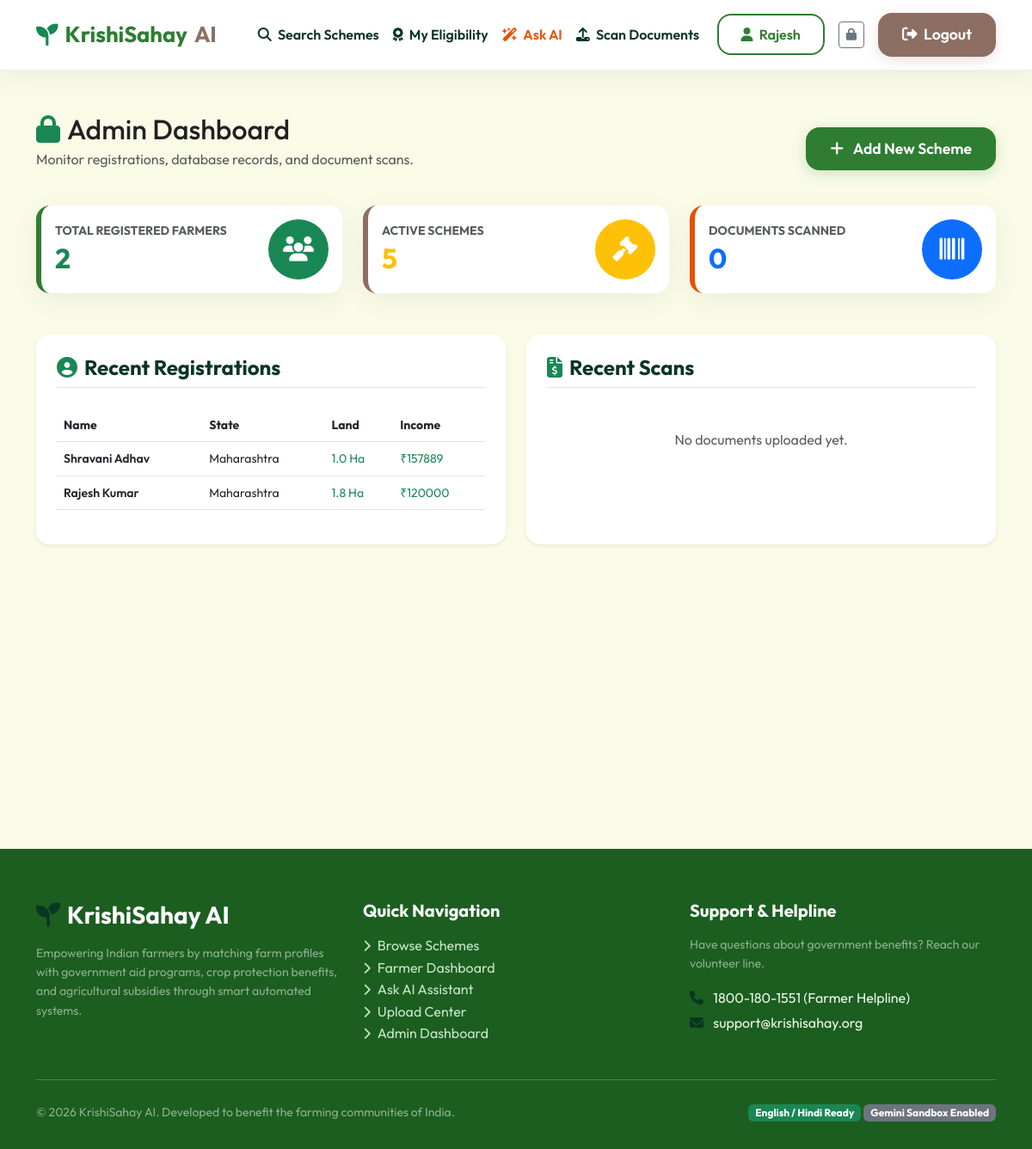
Page /admin/ (signed in) on the committed database.
### app/models.py (models this page shows, shortened)
class User(db.Model, UserMixin):
    __tablename__ = 'users'
    id = db.Column(db.Integer, primary_key=True)
    username = db.Column(db.String(64), unique=True, nullable=False)
    full_name = db.Column(db.String(128), nullable=False)
    farmer_id = db.Column(db.String(64), unique=True, nullable=True)
    age = db.Column(db.Integer, nullable=False)
    mobile_number = db.Column(db.String(15), unique=True, nullable=False)
    email = db.Column(db.String(128), unique=True, nullable=True)
    state = db.Column(db.String(64), nullable=False)
    district = db.Column(db.String(64), nullable=False)
    village = db.Column(db.String(64), nullable=False)
    land_size = db.Column(db.Float, nullable=False) # in hectares
    crop_type = db.Column(db.String(256), nullable=False) # comma-separated list of crops grown
    annual_income = db.Column(db.Float, nullable=False)
    category = db.Column(db.String(64), nullable=False, default="General") # General, SC, ST, OBC
    password_hash = db.Column(db.String(256), nullable=False)
    created_at = db.Column(db.DateTime, default=datetime.utcnow)
    uploads = db.relationship('DocumentUpload', backref='farmer', lazy=True)
    chat_history = db.relationship('ChatHistory', backref='farmer', lazy=True, order_by='ChatHistory.timestamp')

### app/routes/admin.py (the view)
@admin_bp.route('/')
@login_required
def dashboard():
    farmers_count = User.query.count()
    schemes_count = Scheme.query.count()
    uploads_count = DocumentUpload.query.count()
    recent_farmers = User.query.order_by(User.created_at.desc()).limit(5).all()
    recent_uploads = DocumentUpload.query.order_by(DocumentUpload.uploaded_at.desc()).limit(5).all()
    return render_template(
        'admin.html',
        farmers_count=farmers_count,
        schemes_count=schemes_count,
        uploads_count=uploads_count,
        recent_farmers=recent_farmers,
        recent_uploads=recent_uploads
    )

### app/templates/admin.html (shortened to what this page needs)
{% extends "base.html" %}
{% block content %}
<div class="container py-4 mt-3">
    <div class="row align-items-center mb-4">
        <div class="col-md-8">
            <h1 class="h2 mb-1"><i class="fa-solid fa-lock text-success me-2"></i>Admin Dashboard</h1>
            <p class="text-muted">Monitor registrations, database records, and document scans.</p>
        </div>
        <div class="col-md-4 text-md-end">
            <a href="{{ url_for('admin.add_scheme') }}" class="btn btn-primary-custom">
                <i class="fa-solid fa-plus me-2"></i> Add New Scheme
            </a>
        </div>
    </div>
    <div class="row g-4 mb-5">
        <div class="col-md-4">
            <div class="card p-3 dash-card h-100">
                <div class="d-flex align-items-center justify-content-between">
                    <div>
                        <h6 class="text-muted text-uppercase small mb-1">Total Registered Farmers</h6>
                        <h2 class="fw-bold mb-0 text-success">{{ farmers_count }}</h2>
                    </div>
                    <div class="icon-circle bg-success text-white mb-0">
                        <i class="fa-solid fa-users"></i>
                    </div>
                </div>
            </div>
        </div>
        <div class="col-md-4">
            <div class="card p-3 dash-card earth h-100">
                <div class="d-flex align-items-center justify-content-between">
                    <div>
                        <h6 class="text-muted text-uppercase small mb-1">Active Schemes</h6>
                        <h2 class="fw-bold mb-0 text-warning">{{ schemes_count }}</h2>
                    </div>
                    <div class="icon-circle bg-warning text-white mb-0">
                        <i class="fa-solid fa-gavel"></i>
                    </div>
                </div>
            </div>
        </div>
        <div class="col-md-4">
            <div class="card p-3 dash-card orange h-100">
                <div class="d-flex align-items-center justify-content-between">
                    <div>
                        <h6 class="text-muted text-uppercase small mb-1">Documents Scanned</h6>
                        <h2 class="fw-bold mb-0 text-primary">{{ uploads_count }}</h2>
                    </div>
                    <div class="icon-circle bg-primary text-white mb-0">
                        <i class="fa-solid fa-barcode"></i>
                    </div>
                </div>
            </div>
        </div>
    </div>
    <div class="row g-4">
        <div class="col-lg-6">
            <div class="card-custom p-4 bg-white shadow-sm border-0 h-100">
                <h4 class="mb-4 text-success-emphasis border-bottom pb-2">
                    <i class="fa-solid fa-circle-user text-success me-2"></i>Recent Registrations
                </h4>
                {% if recent_farmers %}
                    <div class="table-responsive">
                        <table class="table table-hover align-middle">
                            <thead>
                                <tr class="text-muted small">
                                    <th>Name</th>
                                    <th>State</th>
                                    <th>Land</th>
                                    <th>Income</th>
                                </tr>
                            </thead>
                            <tbody>
                                {% for farmer in recent_farmers %}
                                    <tr class="small">
                                        <td class="fw-semibold text-dark">{{ farmer.full_name }}</td>
                                        <td>{{ farmer.state }}</td>
                                        <td class="text-success">{{ farmer.land_size }} Ha</td>
                                        <td class="text-success">₹{{ farmer.annual_income|round|int }}</td>
                                    </tr>
                                {% endfor %}
                            </tbody>
                        </table>
                    </div>
                {% else %}
                    <p class="text-muted py-4 text-center">No farmers registered yet.</p>
                {% endif %}
            </div>
        </div>
        <div class="col-lg-6">
            <div class="card-custom p-4 bg-white shadow-sm border-0 h-100">
                <h4 class="mb-4 text-success-emphasis border-bottom pb-2">
                    <i class="fa-solid fa-file-invoice-dollar text-success me-2"></i>Recent Scans
                </h4>
                {% if recent_uploads %}
                    <div class="table-responsive">
                        <table class="table table-hover align-middle">
                            <thead>
                                <tr class="text-muted small">
                                    <th>Farmer ID/Mobile</th>
                                    <th>Type</th>
                                    <th>Date</th>
                                    <th>AI Status</th>
                                </tr>
                            </thead>
                            <tbody>
                                {% for upload in recent_uploads %}
                                    <tr class="small">
                                        <td class="fw-semibold text-dark">{{ upload.farmer.mobile_number }}</td>
                                        <td><span class="badge bg-secondary-subtle text-secondary">{{ upload.file_type.capitalize() }}</span></td>
                                        <td>{{ upload.uploaded_at.strftime('%d-%b') }}</td>
                                        <td>
                                            {% if upload.ai_status == 'Completed' %}
                                                <span class="badge bg-success">Scanned</span>
                                            {% else %}
                                                <span class="badge bg-warning text-dark">Processing</span>
                                            {% endif %}
                                        </td>
                                    </tr>
                                {% endfor %}
                            </tbody>
                        </table>
                    </div>
                {% else %}
                    <p class="text-muted py-4 text-center">No documents uploaded yet.</p>
                {% endif %}
            </div>
        </div>
    </div>
</div>
{% endblock %}

### app/templates/base.html (shortened to what this page needs)
<!DOCTYPE html>
<html lang="en">
<head>
    <link href="https://cdn.jsdelivr.net/npm/bootstrap@5.3.0/dist/css/bootstrap.min.css" rel="stylesheet">
    <link href="https://cdnjs.cloudflare.com/ajax/libs/font-awesome/6.4.0/css/all.min.css" rel="stylesheet">
    <link href="{{ url_for('static', filename='css/style.css') }}" rel="stylesheet">
</head>
<body>
    <nav class="navbar navbar-expand-lg navbar-custom sticky-top">
        <div class="container">
            <a class="navbar-brand navbar-brand-custom" href="{{ url_for('dashboard.landing') }}">
                <i class="fa-solid fa-seedling text-success"></i> KrishiSahay <span>AI</span>
            </a>
            <div class="collapse navbar-collapse" id="navbarContent">
                <ul class="navbar-nav me-auto mb-2 mb-lg-0 ms-lg-4">
                    <li class="nav-item">
                        <a class="nav-link fw-semibold text-success-emphasis" href="{{ url_for('schemes.list_schemes') }}">
                            <i class="fa-solid fa-search me-1"></i> Search Schemes
                        </a>
                    </li>
                    {% if current_user.is_authenticated %}
                    <li class="nav-item">
                        <a class="nav-link fw-semibold text-success-emphasis" href="{{ url_for('schemes.check_user_eligibility') }}">
                            <i class="fa-solid fa-award me-1"></i> My Eligibility
                        </a>
                    </li>
                    <li class="nav-item">
                        <a class="nav-link fw-semibold" href="{{ url_for('chatbot.ask_ai') }}" style="color:#e65100;">
                            <i class="fa-solid fa-wand-magic-sparkles me-1"></i> Ask AI
                        </a>
                    </li>
                    <li class="nav-item">
                        <a class="nav-link fw-semibold text-success-emphasis" href="{{ url_for('upload.upload_center') }}">
                            <i class="fa-solid fa-upload me-1"></i> Scan Documents
                        </a>
                    </li>
                    {% endif %}
                </ul>
                <div class="d-flex align-items-center gap-3">
                    {% if current_user.is_authenticated %}
                        <a href="{{ url_for('dashboard.index') }}" class="btn btn-outline-custom">
                            <i class="fa-solid fa-user me-1"></i> {{ current_user.full_name.split(' ')[0] }}
                        </a>
                        <a href="{{ url_for('admin.dashboard') }}" class="btn btn-sm btn-outline-secondary" title="Admin Portal">
                            <i class="fa-solid fa-lock"></i>
                        </a>
                        <a href="{{ url_for('auth.logout') }}" class="btn btn-secondary-custom">
                            <i class="fa-solid fa-sign-out-alt me-1"></i> Logout
                        </a>
                    {% endif %}
                </div>
            </div>
        </div>
    </nav>
    <main class="min-vh-100">
        {% block content %}{% endblock %}
    </main>
    <footer class="footer-section">
        <div class="container">
            <div class="row g-4">
                <div class="col-lg-4 col-md-6">
                    <h3 class="text-white mb-3"><i class="fa-solid fa-seedling text-success-emphasis me-2"></i>KrishiSahay AI</h3>
                    <p class="small text-white-50">Empowering Indian farmers by matching farm profiles with government aid programs, crop protection benefits, and agricultural subsidies through smart automated systems.</p>
                </div>
                <div class="col-lg-4 col-md-6">
                    <h5 class="text-white mb-3">Quick Navigation</h5>
                    <ul class="list-unstyled">
                        <li><a href="{{ url_for('schemes.list_schemes') }}"><i class="fa-solid fa-chevron-right small me-2"></i>Browse Schemes</a></li>
                        {% if current_user.is_authenticated %}
                            <li><a href="{{ url_for('dashboard.index') }}"><i class="fa-solid fa-chevron-right small me-2"></i>Farmer Dashboard</a></li>
                            <li><a href="{{ url_for('chatbot.ask_ai') }}"><i class="fa-solid fa-chevron-right small me-2"></i>Ask AI Assistant</a></li>
                            <li><a href="{{ url_for('upload.upload_center') }}"><i class="fa-solid fa-chevron-right small me-2"></i>Upload Center</a></li>
                        {% else %}
                            <li><a href="{{ url_for('auth.login') }}"><i class="fa-solid fa-chevron-right small me-2"></i>Login</a></li>
                            <li><a href="{{ url_for('auth.register') }}"><i class="fa-solid fa-chevron-right small me-2"></i>Register</a></li>
                        {% endif %}
                        <li><a href="{{ url_for('admin.dashboard') }}"><i class="fa-solid fa-chevron-right small me-2"></i>Admin Dashboard</a></li>
                    </ul>
                </div>
                <div class="col-lg-4 col-md-12">
                    <h5 class="text-white mb-3">Support & Helpline</h5>
                    <p class="small text-white-50">Have questions about government benefits? Reach our volunteer line.</p>
                    <p class="mb-1"><i class="fa-solid fa-phone me-2 text-success-emphasis"></i> 1800-180-1551 (Farmer Helpline)</p>
                    <p><i class="fa-solid fa-envelope me-2 text-success-emphasis"></i> support@krishisahay.org</p>
                </div>
            </div>
            <hr class="my-4 bg-white opacity-25">
            <div class="row align-items-center">
                <div class="col-md-6 text-center text-md-start">
                    <p class="small text-white-50 mb-0">&copy; 2026 KrishiSahay AI. Developed to benefit the farming communities of India.</p>
                </div>
                <div class="col-md-6 text-center text-md-end mt-2 mt-md-0">
                    <span class="badge bg-success text-white">English / Hindi Ready</span>
                    <span class="badge bg-secondary text-white">Gemini Sandbox Enabled</span>
                </div>
            </div>
        </div>
    </footer>
</body>
</html>

### rows in the picture
User: full_name "Rajesh", full_name "Rajesh Kumar", state "Maharashtra", land_size "1.8", annual_income "120000"
User: full_name "Shravani Adhav", state "Maharashtra", land_size "1.0", annual_income "157889"

### other values in the picture
{{ farmers_count }} "2"
{{ schemes_count }} "5"
{{ uploads_count }} "0"
